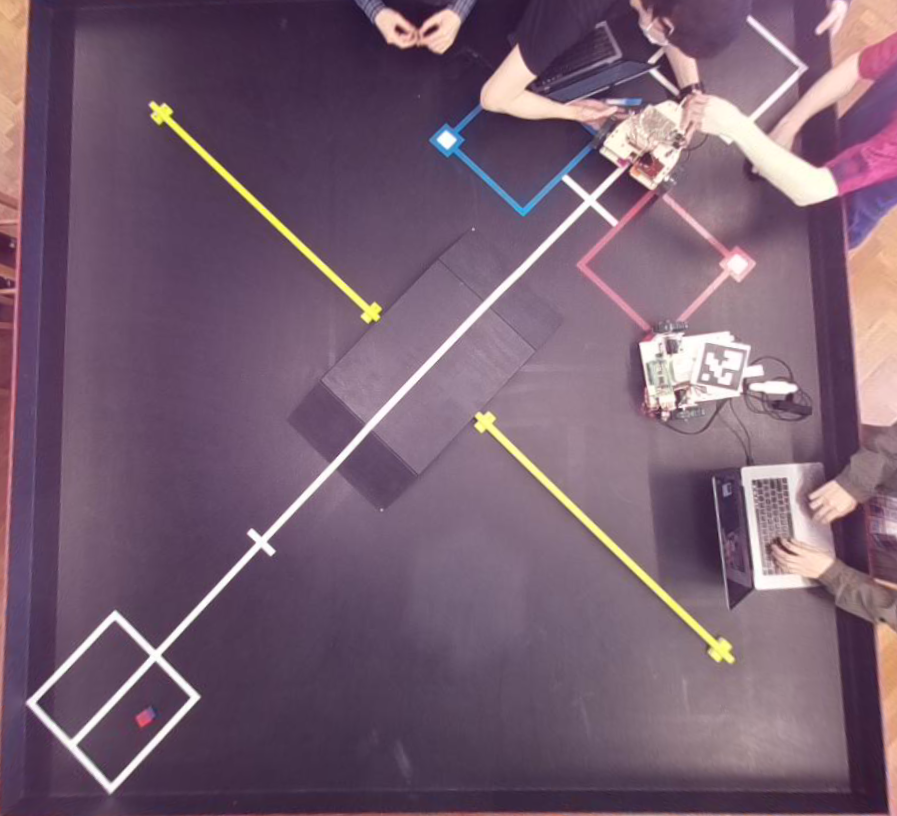
#> input picture Vision/UDT_imaged2.png, 897 x 816 px, given in place of video.mjpeg, which was not available
$ python photoshooter.py   (older library calls are emulated)
#> lines starting #> are read from the running program, lines starting #| are printed output that depends on the picture; pictures that were not available may be replaced by others from this repository, and a replacement may not be noted
### Vision/calibrate.py
import cv2
import numpy as np
import os
import glob


# [50 lines left out: function calibrate, not called in this run]

def undistort_fisheye(img, K=np.array([[637.8931714029114, 0.0, 509.67125143385334], [0.0, 636.4000140079311, 371.2613659540199], [0.0, 0.0, 1.0]]), D=np.array([[-0.02628723220492124], [-0.1740869162806197], [0.11587794888959864], [0.041124156040405195]]), DIM=(1016, 760)):
    img = rotate_image(img, -3)
    h,w = img.shape[:2]
    cam = np.eye(3)
    DIM = (int(w * 1.1), int(h * 1.1))
    map1, map2 = cv2.fisheye.initUndistortRectifyMap(K, D, cam, K, DIM, cv2.CV_16SC2)
    undistorted_img = cv2.remap(img, map1, map2, interpolation=cv2.INTER_LINEAR, borderMode=cv2.BORDER_DEFAULT)
    undistorted_img = undistorted_img[0:816, 90:987]
    return undistorted_img
# [5 lines left out: function undi, not called in this run]

def undistort(img, K=np.array([[637.8931714029114, 0.0, 509.67125143385334], [0.0, 636.4000140079311, 371.2613659540199], [0.0, 0.0, 1.0]]), D=np.array([[-0.02628723220492124], [-0.1740869162806197], [0.11587794888959864], [0.041124156040405195]]), DIM=(1016, 760)):
    return cv2.undistort(img, K, D, None, K)
# calibrate camera, output parameter, and undistort val.jpg

def rotate_image(image, angle):
  image_center = tuple(np.array(image.shape[1::-1]) / 2)
  rot_mat = cv2.getRotationMatrix2D(image_center, angle, 1.0)
  result = cv2.warpAffine(image, rot_mat, image.shape[1::-1], flags=cv2.INTER_LINEAR)
  return result
# [6 lines that do not run on import are left out]

### Vision/photoshooter.py
from calendar import c
import cv2
import threading
import calibrate


############ select camera and video out
_capture = cv2.VideoCapture("http://localhost:8081/stream/video.mjpeg")
_capture.set(cv2.CAP_PROP_BUFFERSIZE, 0)
# out = cv2.VideoWriter('output_1030.avi', cv2.VideoWriter_fourcc(*"MJPG"), 20.0, (1016,760))

############ set number for image output
imagenumber = 0


if _capture.isOpened():
    _rval, _frame  = _capture.read()
#> _frame is the input picture: shape (816, 897, 3); mean B, G, R 113.3, 95, 119.4
else:
    _rval = False
_grey = None


def _reader_func():
    global _frame, _grey
    while True:
        import time
        _rval, _f = _capture.read()
        if _rval:
            _frame = _f
            _grey = cv2.cvtColor(_f, cv2.COLOR_BGR2GRAY)


_reader = threading.Thread(target=_reader_func)
_reader.daemon = True
_reader.start()

def get_frame(copy_=True):
    global _frame
    if copy_: return _frame.copy()
    else: return _frame


def get_grey(copy_=True):
    global _grey
    if copy_ and _grey is not None: return _grey.copy()
    else: return _grey


if __name__ == "__main__":
    while(True):


        current_DT_frame = get_frame()
        current_UDT_frame = calibrate.undistort_fisheye(get_frame())
#> in rotate_image, `image_center = tuple(np.array(image.shape[1::-1]) / 2)`: image_center = (448.5, 408)
#> in rotate_image, `rot_mat = cv2.getRotationMatrix2D(image_center, angle, 1.0)`: rot_mat = [[0.999, -0.0523, 21.97], [0.0523, 0.999, -22.91]]
#> in rotate_image, `result = cv2.warpAffine(image, rot_mat, image.shape[1::-1], flags=cv2...`:
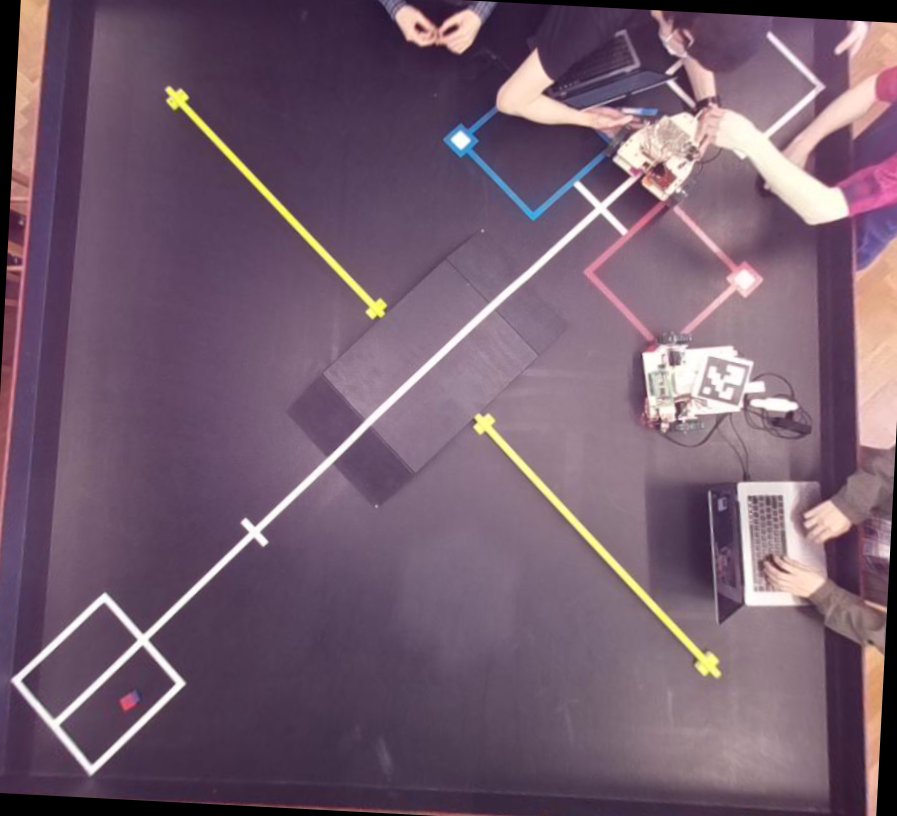
#> result: shape (816, 897, 3); mean of channels 0, 1, 2 110.8, 93, 116.4; drawn as B, G, R
#> in undistort_fisheye, `map1, map2 = cv2.fisheye.initUndistortRectifyMap(K, D, cam, K, DIM, cv..`:
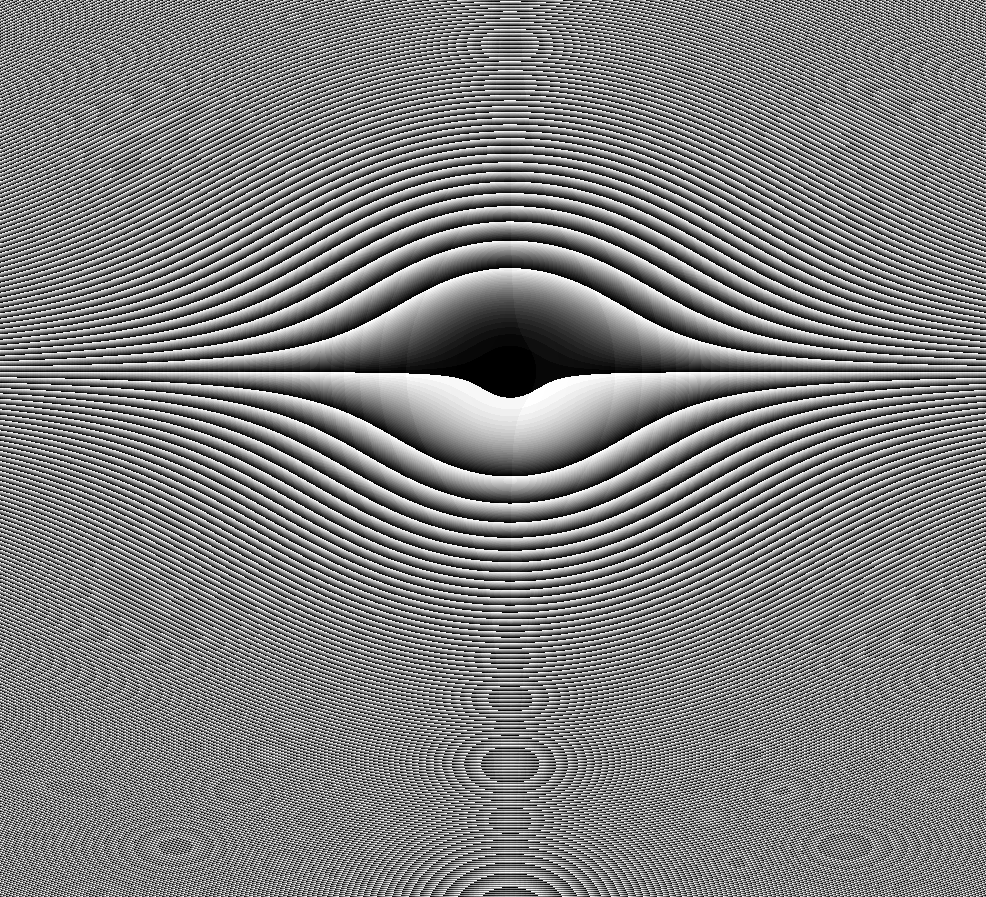
#> map2: shape (897, 986) uint16; min 0, max 1023, mean 509.5; drawn with min black and max white
#> in undistort_fisheye, `undistorted_img = cv2.remap(img, map1, map2, interpolation=cv2.INTER_L..`:
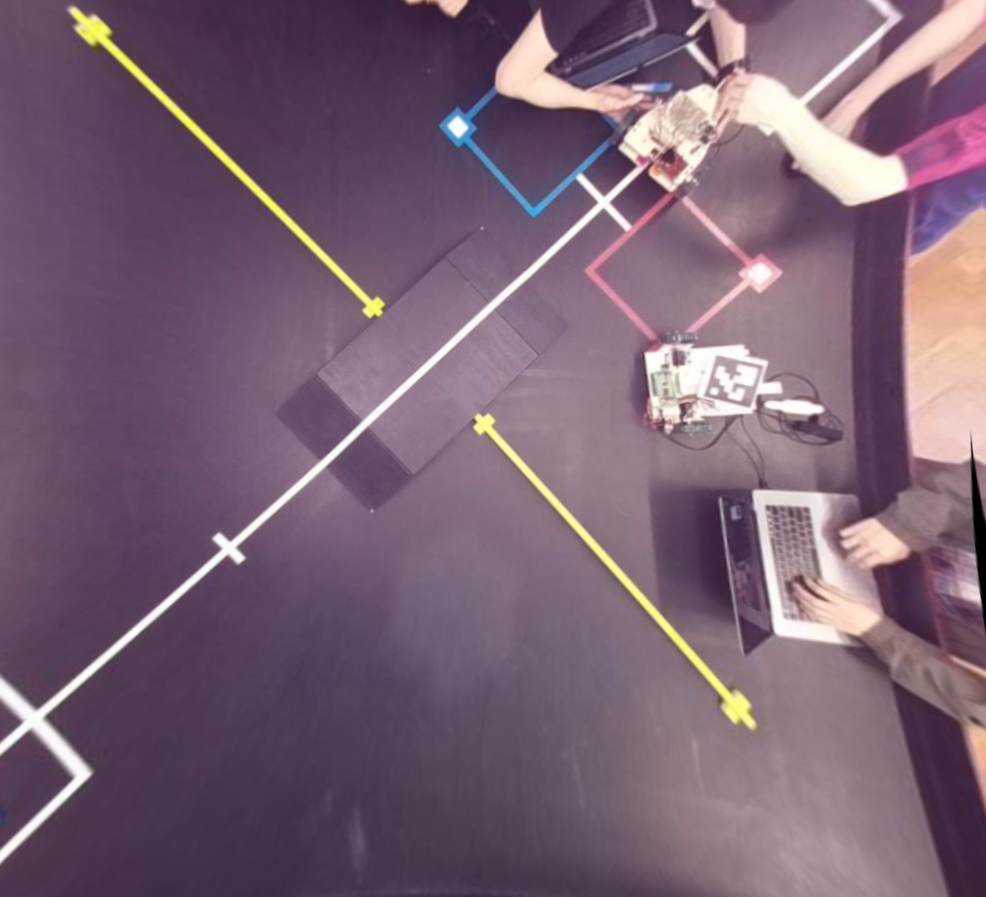
#> undistorted_img: shape (897, 986, 3); mean of channels 0, 1, 2 115.2, 97.8, 121.1; drawn as B, G, R
#> in undistort_fisheye, `undistorted_img = undistorted_img[0:816, 90:987]`:
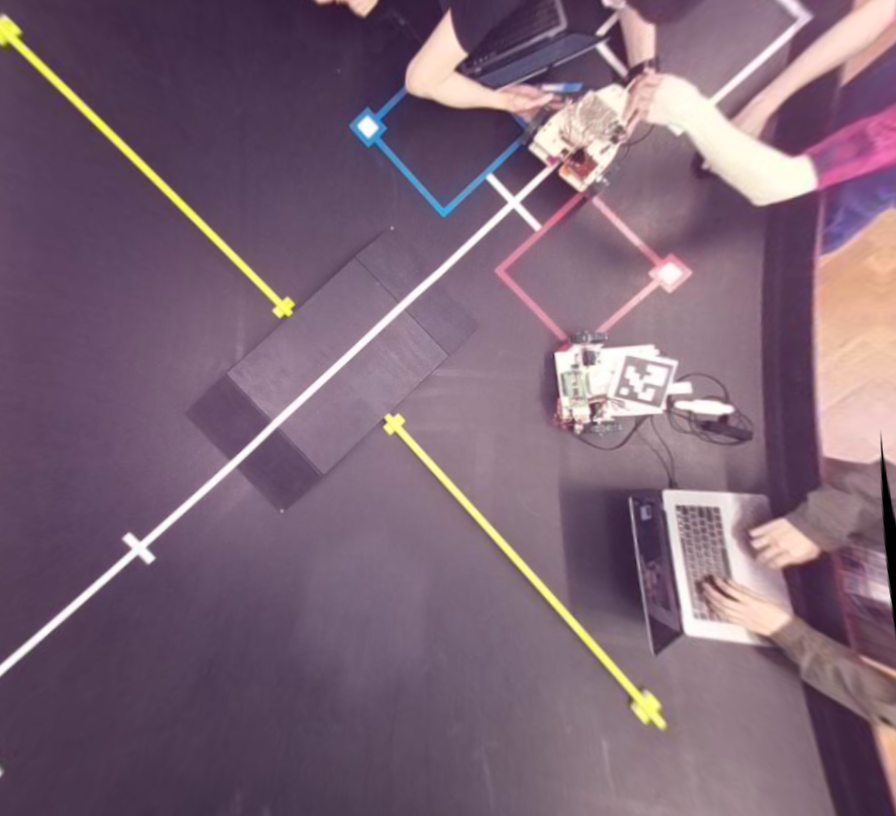
#> undistorted_img: shape (816, 896, 3); mean of channels 0, 1, 2 118.3, 101.4, 125.2; drawn as B, G, R


        if cv2.waitKey(1) == 32:
#> (key Esc is pressed here)
            imagenumber += 1
            name = str(imagenumber)
            cv2.imwrite('DT_imaged%s.png'%name, current_DT_frame)
            cv2.imwrite('UDT_imaged%s.png'%name, current_UDT_frame)


        cv2.imshow("frame", current_DT_frame)
        cv2.imshow("undistorted frame", current_UDT_frame)
        #out.write(get_frame())
    _capture.release()
    # out.release()

$ run again, on Vision/test_image1.png
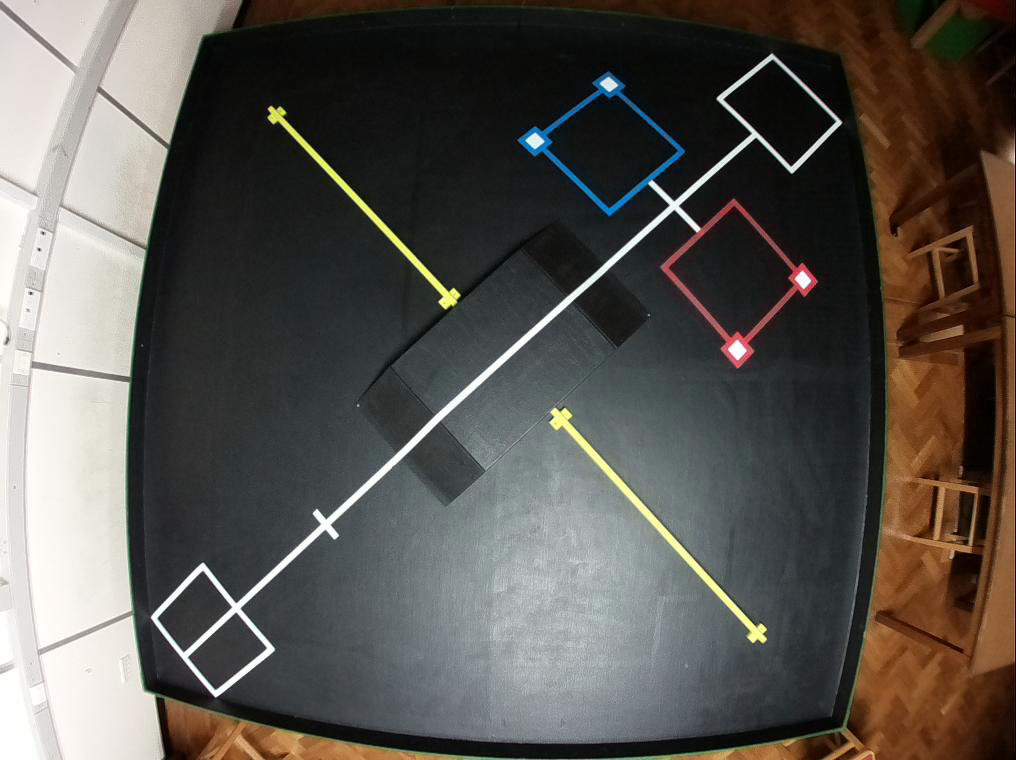
#> input picture Vision/test_image1.png, 1016 x 760 px, given in place of video.mjpeg, which was not available
#> _frame is the input picture: shape (760, 1016, 3); mean B, G, R 79.8, 85.5, 89.2
#> image_center = (508, 380)
#> rot_mat = [[0.999, -0.0523, 20.58], [0.0523, 0.999, -26.07]]
#> in undistort_fisheye, `map1, map2 = cv2.fisheye.initUndistortRectifyMap(K, D, cam, K, DIM, cv..`:
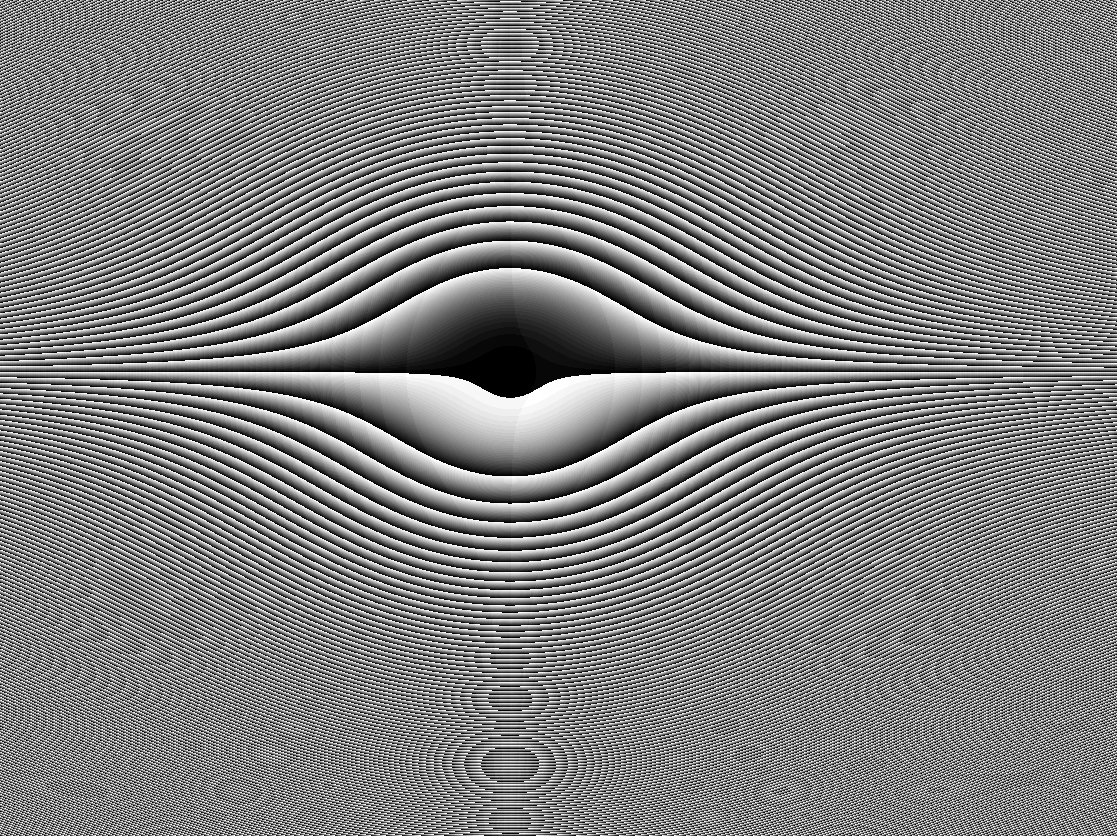
#> map2: shape (836, 1117) uint16; min 0, max 1023, mean 509.5; drawn with min black and max white
#> in undistort_fisheye, `undistorted_img = undistorted_img[0:816, 90:987]`:
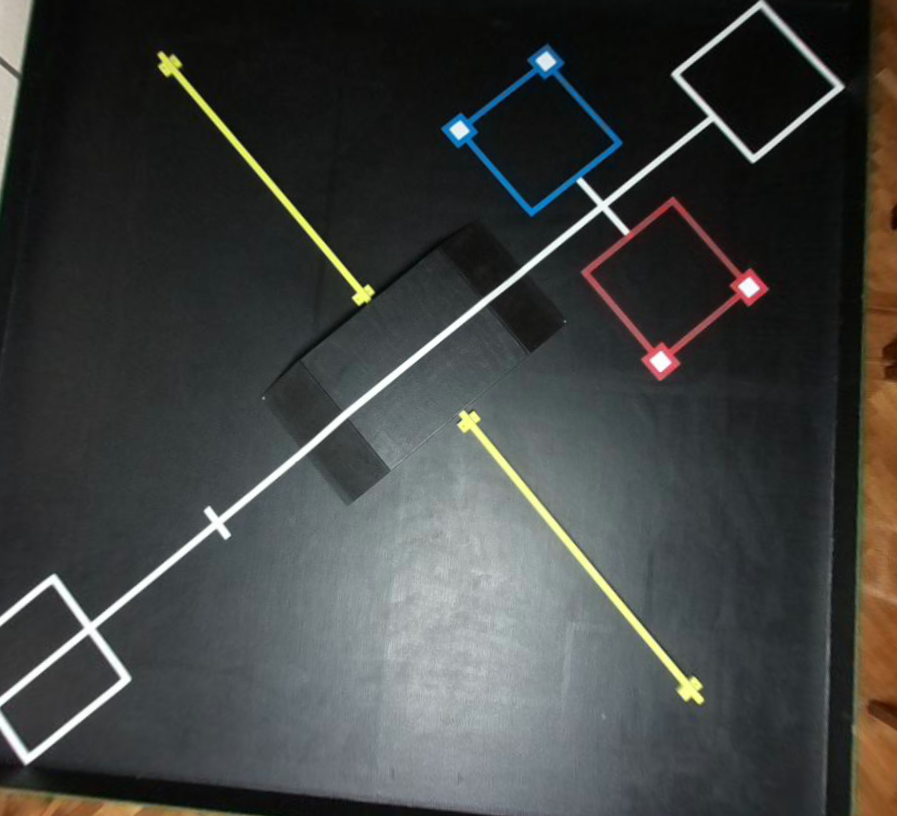
#> undistorted_img: shape (816, 897, 3); mean of channels 0, 1, 2 64.3, 66.1, 64.1; drawn as B, G, R
